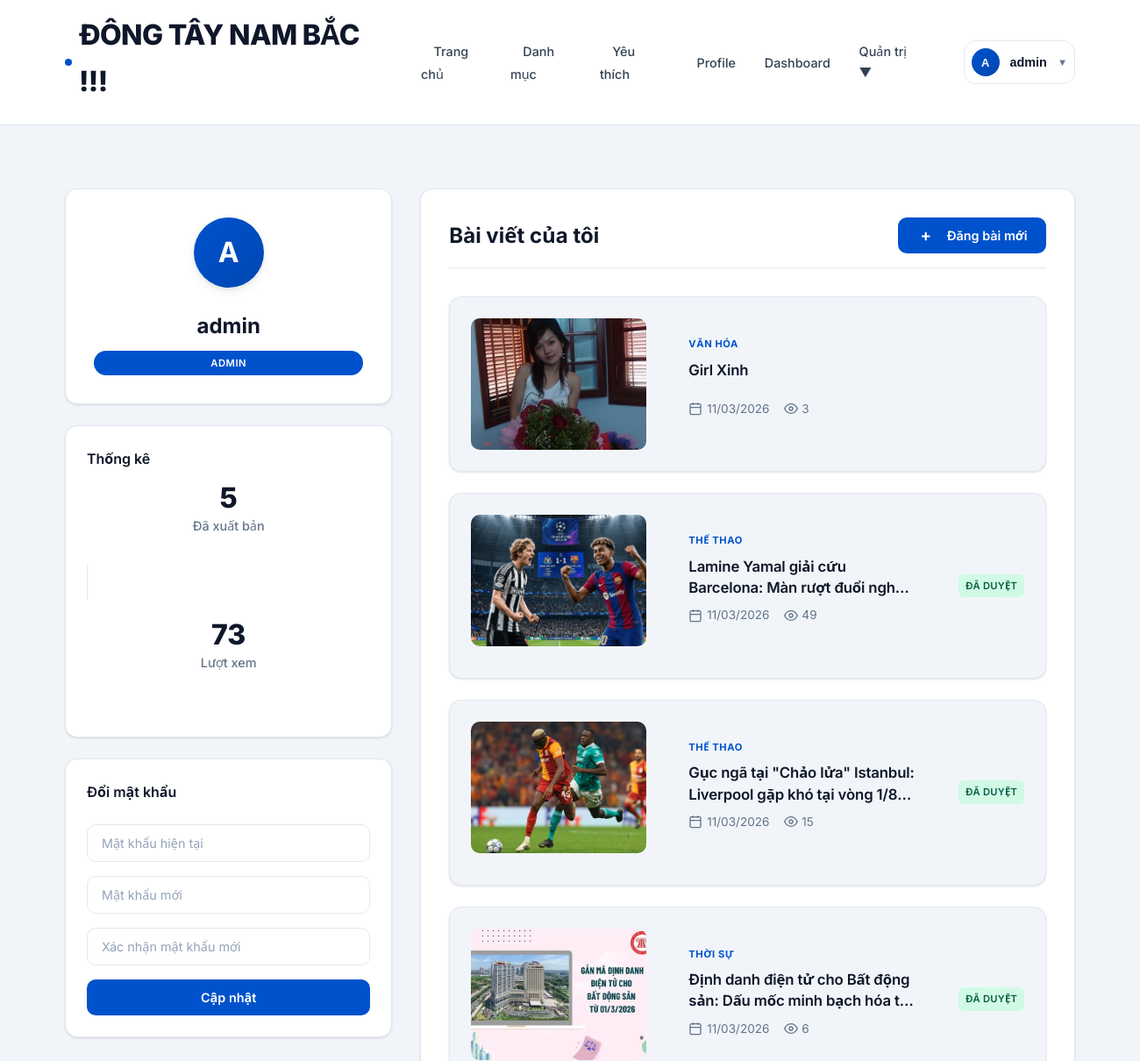
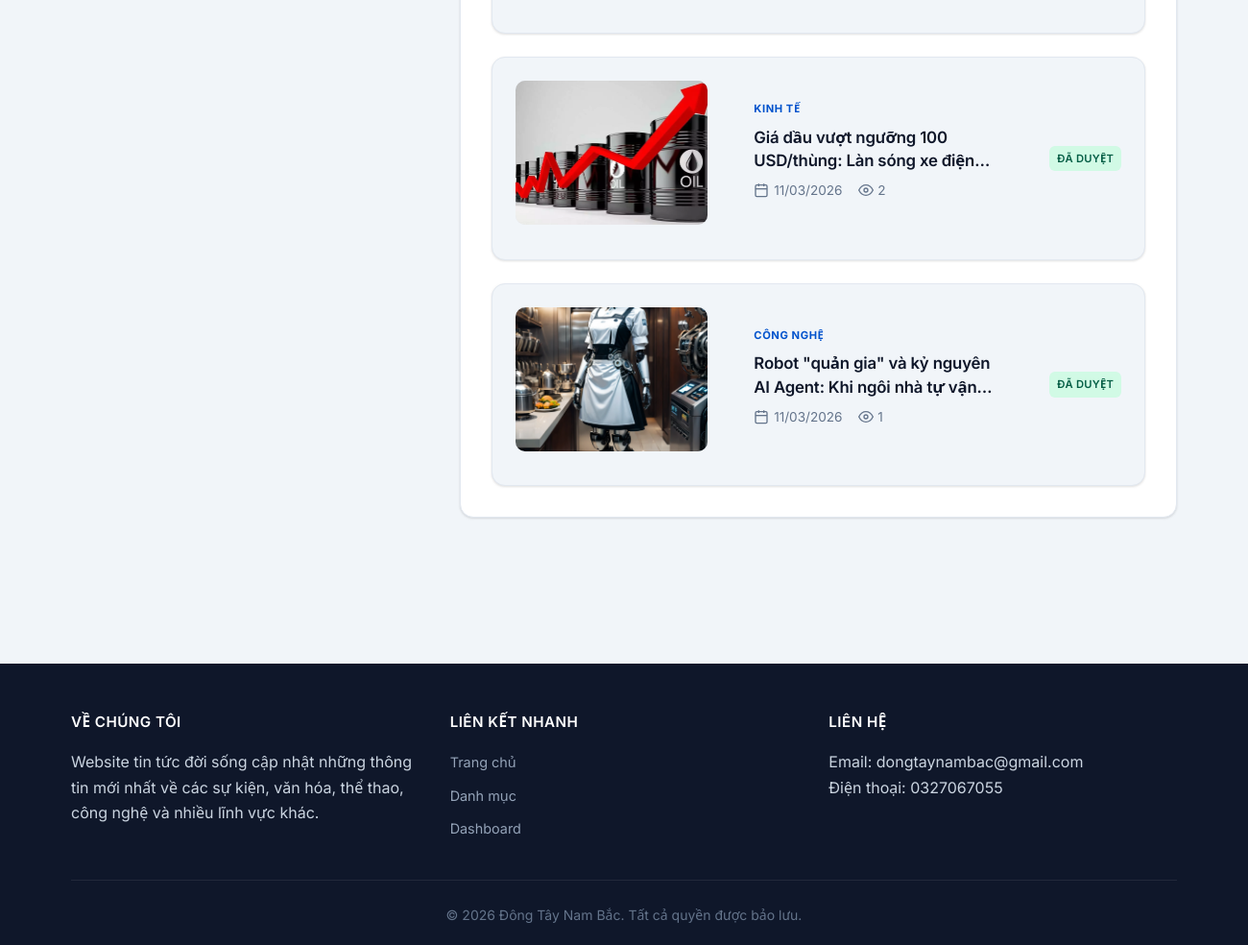
Page /me/profile (signed in) on the earlier database version (2 pictures, top to bottom).
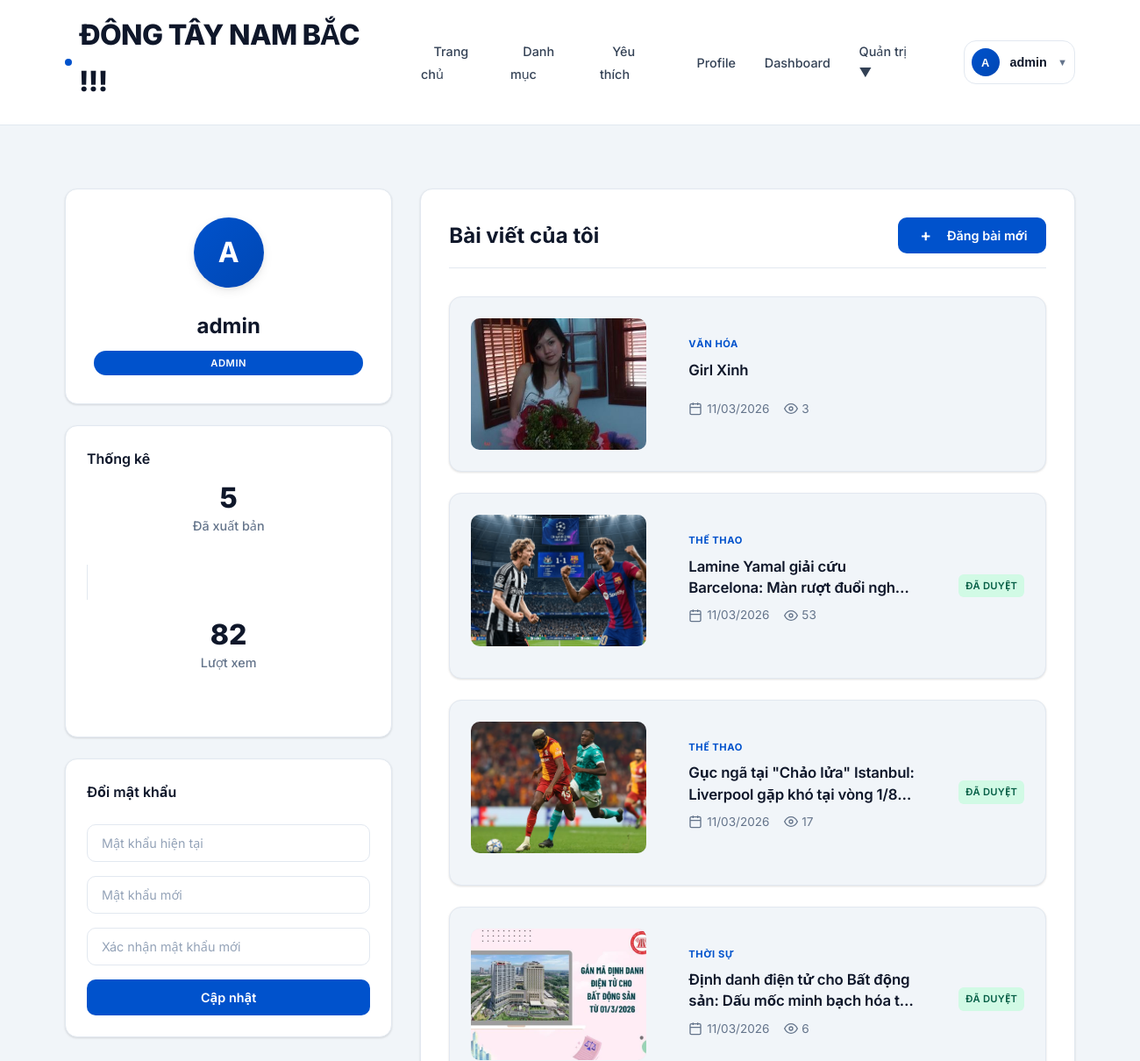
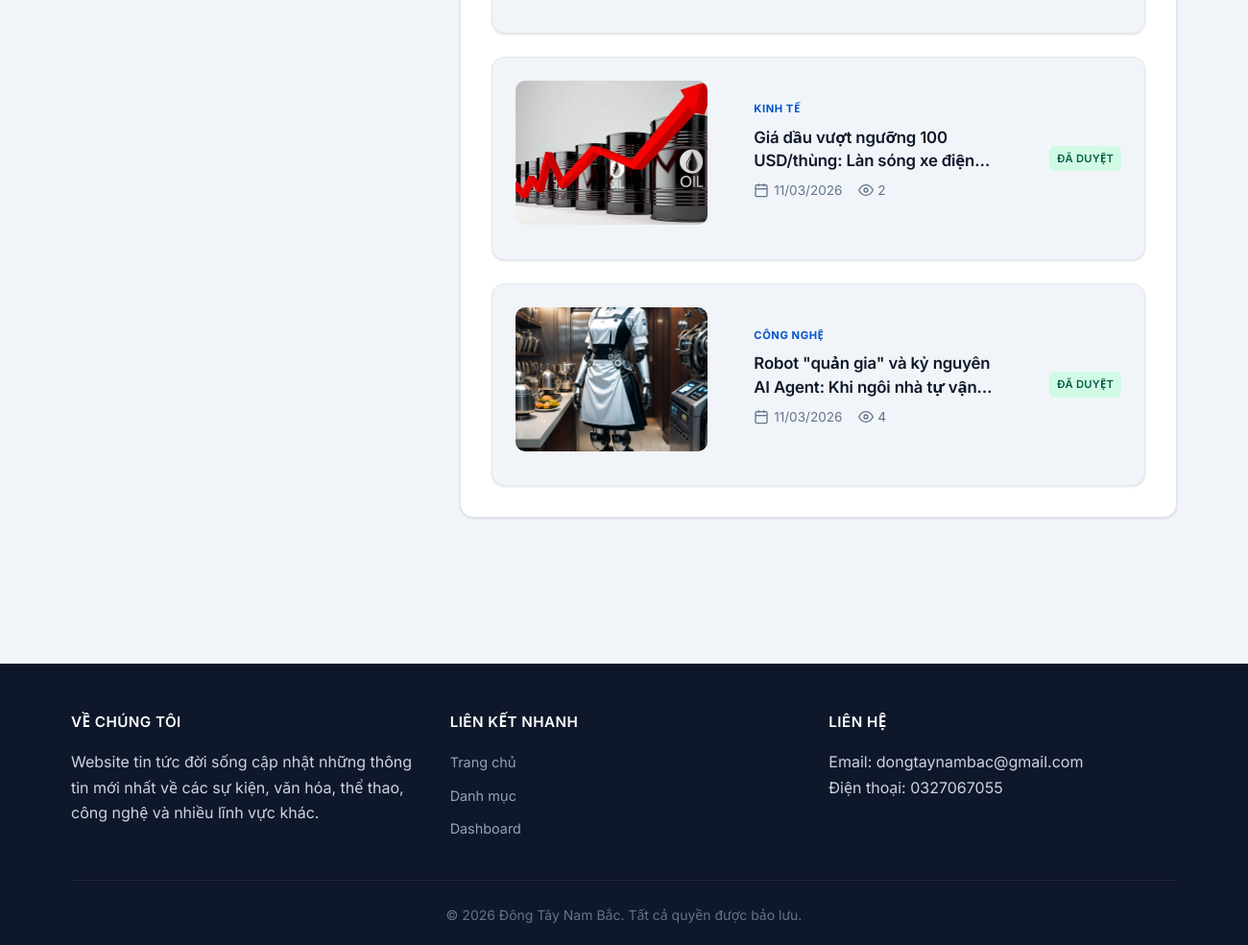
Same page on the later database version (2 pictures, top to bottom).
### newsapp/models.py (models this page shows, shortened)
class User(db.Model):
    __tablename__ = "users"
    id = db.Column(db.Integer, primary_key=True)
    username = db.Column(db.String(80), unique=True, nullable=False, index=True)
    email = db.Column(db.String(120), unique=True, nullable=False, index=True)
    password_hash = db.Column(db.String(255), nullable=False)
    role = db.Column(db.String(20), nullable=False, default=UserRole.USER, index=True)
    active = db.Column(db.Boolean, nullable=False, default=True, index=True)
    created_at = db.Column(db.DateTime, default=datetime.utcnow, nullable=False)
    articles = db.relationship("Article", back_populates="author", lazy=True)
    comments = db.relationship("Comment", back_populates="author", lazy=True)
    favorites = db.relationship("Favorite", back_populates="user", lazy=True)

class Article(db.Model):
    __tablename__ = "articles"
    id = db.Column(db.Integer, primary_key=True)
    title = db.Column(db.String(200), nullable=False, index=True)
    content = db.Column(db.Text, nullable=False)
    excerpt = db.Column(db.String(500))
    image_ref = db.Column(db.String(500))
    status = db.Column(db.String(20), nullable=False, default=ArticleStatus.DRAFT, index=True)
    review_note = db.Column(db.String(500))
    created_at = db.Column(db.DateTime, default=datetime.utcnow, nullable=False, index=True)
    updated_at = db.Column(db.DateTime, default=datetime.utcnow, onupdate=datetime.utcnow, nullable=False)
    published_at = db.Column(db.DateTime)
    views = db.Column(db.Integer, default=0, nullable=False)
    audio_ref = db.Column(db.String(500))  # static-relative path to generated audio
    audio_duration = db.Column(db.Integer)  # seconds, optional
    summary_text = db.Column(db.Text)
    user_id = db.Column(db.Integer, db.ForeignKey("users.id"), nullable=False, index=True)
    category_id = db.Column(db.Integer, db.ForeignKey("categories.id"), nullable=False, index=True)
    author = db.relationship("User", back_populates="articles")
    category = db.relationship("Category", back_populates="articles")
    comments = db.relationship(
        "Comment", back_populates="article", lazy=True, order_by="Comment.created_at.desc()"
    )
    favorites = db.relationship("Favorite", back_populates="article", lazy=True)

class Category(db.Model):
    __tablename__ = "categories"
    id = db.Column(db.Integer, primary_key=True)
    name = db.Column(db.String(100), unique=True, nullable=False, index=True)
    description = db.Column(db.Text)
    active = db.Column(db.Boolean, nullable=False, default=True, index=True)
    created_at = db.Column(db.DateTime, default=datetime.utcnow, nullable=False)
    articles = db.relationship("Article", back_populates="category", lazy=True)

### newsapp/controllers/main_controller.py (the view)
@bp.route("/me/profile")
@login_required
def profile_dashboard():
    user = get_current_user()
    assert user is not None
    user_articles = Article.query.filter_by(user_id=user.id).order_by(Article.created_at.desc()).all()
    published_count = len([a for a in user_articles if a.status == ArticleStatus.PUBLISHED])
    total_views = sum(a.views for a in user_articles if a.status == ArticleStatus.PUBLISHED)
    return render_template(
        "main/profile.html",
        user=user,
        user_articles=user_articles,
        published_count=published_count,
        total_views=total_views
    )

### newsapp/utils/auth.py (called while the page is built)
def get_current_user() -> User | None:
    if hasattr(g, "current_user"):
        return cast(User | None, g.current_user)
    user_id = session.get("user_id")
    if not user_id:
        g.current_user = None
        return None
    user = db.session.get(User, int(user_id))
    g.current_user = user
    return user

def login_required(fn: F) -> F:
    @wraps(fn)
    def wrapper(*args, **kwargs):
        user = get_current_user()
        if not user:
            flash("Vui lòng đăng nhập để truy cập!", "error")
            return redirect(url_for("auth.login"))
        if not user.active:
            session.clear()
            flash("Tài khoản đang bị khóa / không hoạt động.", "error")
            return redirect(url_for("auth.login"))
        return fn(*args, **kwargs)
    return cast(F, wrapper)

### newsapp/templates/main/profile.html (shortened to what this page needs)
{% extends "base.html" %}
{% block content %}
<div class="profile-dashboard">
    <div class="container">
        <div class="profile-grid">
            <div class="profile-sidebar">
                <div class="profile-card">
                    <div class="profile-avatar">
                        <div class="avatar-circle">
                            {{ user.username[0]|upper }}
                        </div>
                    </div>
                    <div class="profile-info">
                        <h2 class="profile-name">{{ user.username }}</h2>
                        <span class="profile-badge">{{ user.role.upper() }}</span>
                    </div>
                </div>
                <div class="stats-card">
                    <h3 class="stats-title">Thống kê</h3>
                    <div class="stats-grid">
                        <div class="stat-item">
                            <div class="stat-number">{{ published_count }}</div>
                            <div class="stat-label">Đã xuất bản</div>
                        </div>
                        <div class="stat-item">
                            <div class="stat-number">{{ total_views|default(0) }}</div>
                            <div class="stat-label">Lượt xem</div>
                        </div>
                    </div>
                </div>
                <div class="password-card">
                    <h3 class="password-title">Đổi mật khẩu</h3>
                    <form class="password-form" method="POST" action="{{ url_for('auth.change_password') }}">
                        <div class="form-group">
                            <input type="password" name="current_password" placeholder="Mật khẩu hiện tại" required>
                        </div>
                        <div class="form-group">
                            <input type="password" name="new_password" placeholder="Mật khẩu mới" required>
                        </div>
                        <div class="form-group">
                            <input type="password" name="confirm_password" placeholder="Xác nhận mật khẩu mới" required>
                        </div>
                        <button type="submit" class="btn btn-primary btn-block">Cập nhật</button>
                    </form>
                </div>
            </div>
            <div class="profile-content">
                <div class="content-header">
                    <h2 class="content-title">Bài viết của tôi</h2>
                    <a href="{{ url_for('dashboard.create_article') }}" class="btn btn-primary">
                        <span class="btn-icon">+</span>
                        Đăng bài mới
                    </a>
                </div>
                <div class="articles-list">
                    {% for article in user_articles %}
                    <div class="article-card">
                        <div class="article-image">
                            {% set img = (article.image_ref|image_src) %}
                            {% if img %}
                            <img src="{{ img }}" alt="{{ article.title }}">
                            {% else %}
                            <div class="image-placeholder">
                                <span>Không có ảnh</span>
                            </div>
                            {% endif %}
                        </div>
                        <div class="article-content">
                            <div class="article-category">{{ article.category.name.upper() }}</div>
                            <h3 class="article-title">
                                <a href="{{ url_for('main.article_detail', article_id=article.id) }}">{{ article.title }}</a>
                            </h3>
                            <div class="article-meta">
                                <span class="article-date">
                                    <svg width="16" height="16" viewBox="0 0 24 24" fill="none" stroke="currentColor" stroke-width="2">
                                        <rect x="3" y="4" width="18" height="18" rx="2" ry="2"></rect>
                                        <line x1="16" y1="2" x2="16" y2="6"></line>
                                        <line x1="8" y1="2" x2="8" y2="6"></line>
                                        <line x1="3" y1="10" x2="21" y2="10"></line>
                                    </svg>
                                    {{ article.created_at.strftime('%d/%m/%Y') }}
                                </span>
                                <span class="article-views">
                                    <svg width="16" height="16" viewBox="0 0 24 24" fill="none" stroke="currentColor" stroke-width="2">
                                        <path d="M1 12s4-8 11-8 11 8 11 8-4 8-11 8-11-8-11-8z"></path>
                                        <circle cx="12" cy="12" r="3"></circle>
                                    </svg>
                                    {{ article.views }}
                                </span>
                            </div>
                        </div>
                        <div class="article-status">
                            {% if article.status == 'published' %}
                            <span class="status-badge status-published">Đã duyệt</span>
                            {% elif article.status == 'pending' %}
                            <span class="status-badge status-pending">Chờ duyệt</span>
                            {% elif article.status == 'draft' %}
                            <span class="status-badge status-draft">Bản nháp</span>
                            {% elif article.status == 'rejected' %}
                            <span class="status-badge status-rejected">Từ chối</span>
                            {% endif %}
                        </div>
                    </div>
                    {% endfor %}
                </div>
            </div>
        </div>
    </div>
</div>
{% endblock %}

### newsapp/templates/base.html (shortened to what this page needs)
<!DOCTYPE html>
<html lang="vi">
<head>
    <link rel="stylesheet" href="{{ url_for('static', filename='css/style.css') }}">
</head>
<body>
    <header class="header">
        <div class="container">
            <div class="header-content">
                <div class="logo">
                    <a href="{{ url_for('main.index') }}">
                        <h1>ĐÔNG TÂY NAM BẮC !!!</h1>
                    </a>
                </div>
                <nav class="nav-menu">
                    <ul>
                        <li><a href="{{ url_for('main.index') }}">Trang chủ</a></li>
                        <li><a href="#categories">Danh mục</a></li>
                        {% if session.user_id %}
                        <li><a href="{{ url_for('main.my_favorites') }}">Yêu thích</a></li>
                        <li><a href="{{ url_for('main.profile_dashboard') }}">Profile</a></li>
                        <li><a href="{{ url_for('dashboard.dashboard_home') }}">Dashboard</a></li>
                        {% if session.role in ['editor', 'admin'] %}
                        <li class="dropdown">
                            <a href="#" class="dropdown-toggle">Quản trị ▼</a>
                        </li>
                        {% endif %}
                        {% else %}
                        <li><a href="{{ url_for('auth.login') }}">Đăng nhập</a></li>
                        <li><a href="{{ url_for('auth.register') }}">Đăng ký</a></li>
                        {% endif %}
                    </ul>
                    {% if session.user_id %}
                    <div class="user-dropdown">
                        <button class="user-dropdown-toggle">
                            <div class="user-avatar">{{ session.username[0]|upper }}</div>
                            <span class="user-name">{{ session.username }}</span>
                            <span class="dropdown-arrow">▼</span>
                        </button>
                    </div>
                    {% endif %}
                </nav>
            </div>
        </div>
    </header>
    <main class="main-content">
        {% block content %}{% endblock %}
    </main>
    <footer class="footer">
        <div class="container">
            <div class="footer-content">
                <div class="footer-section">
                    <h3>Về chúng tôi</h3>
                    <p>Website tin tức đời sống cập nhật những thông tin mới nhất về các sự kiện, văn hóa, thể thao,
                        công nghệ và nhiều lĩnh vực khác.</p>
                </div>
                <div class="footer-section">
                    <h3>Liên kết nhanh</h3>
                    <ul>
                        <li><a href="{{ url_for('main.index') }}">Trang chủ</a></li>
                        <li><a href="#categories">Danh mục</a></li>
                        {% if session.user_id %}
                        <li><a href="{{ url_for('dashboard.dashboard_home') }}">Dashboard</a></li>
                        {% else %}
                        <li><a href="{{ url_for('auth.login') }}">Đăng nhập</a></li>
                        {% endif %}
                    </ul>
                </div>
                <div class="footer-section">
                    <h3>Liên hệ</h3>
                    <p>Email: dongtaynambac@gmail.com</p>
                    <p>Điện thoại: 0327067055</p>
                </div>
            </div>
            <div class="footer-bottom">
                <p>&copy; 2026 Đông Tây Nam Bắc. Tất cả quyền được bảo lưu.</p>
            </div>
        </div>
    </footer>
</body>
</html>

Differences in the rows shown:
changed Article "Lamine Yamal giải cứu Barcelona: Màn rượt đuổi…": views "49" → "53"
changed Article "Gục ngã tại \"Chảo lửa\" Istanbul: Liverpool gặp khó tại vòng…": views "15" → "17"
changed Article "Robot \"quản gia\" và kỷ nguyên AI Agent: Khi ngôi nhà tự…": views "1" → "4"
Other differences:
{{ total_views|default(0) }}: "73" → "82"
